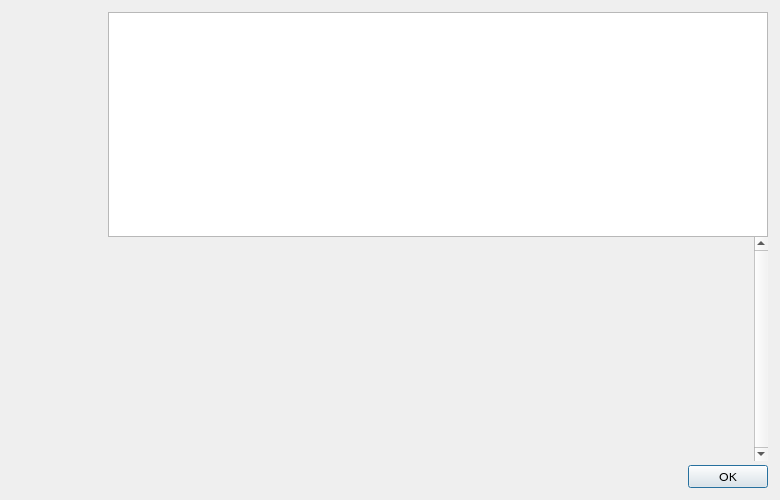
<?xml version="1.0" encoding="UTF-8"?>
<ui version="4.0">
 <class>HelpMessageDialog</class>
 <widget class="QDialog" name="HelpMessageDialog">
  <property name="geometry">
   <rect>
    <x>0</x>
    <y>0</y>
    <width>780</width>
    <height>500</height>
   </rect>
  </property>
  <property name="maximumSize">
   <size>
    <width>16777215</width>
    <height>500</height>
   </size>
  </property>
  <property name="font">
   <font>
    <family>Lato</family>
   </font>
  </property>
  <layout class="QHBoxLayout" name="horizontalLayout_2">
   <property name="spacing">
    <number>0</number>
   </property>
   <property name="leftMargin">
    <number>12</number>
   </property>
   <property name="topMargin">
    <number>12</number>
   </property>
   <property name="rightMargin">
    <number>12</number>
   </property>
   <property name="bottomMargin">
    <number>12</number>
   </property>
   <item>
    <layout class="QVBoxLayout" name="verticalLayoutLogo" stretch="0">
     <property name="leftMargin">
      <number>0</number>
     </property>
     <property name="topMargin">
      <number>0</number>
     </property>
     <property name="rightMargin">
      <number>0</number>
     </property>
     <item>
      <widget class="QLabel" name="aboutLogo">
       <property name="sizePolicy">
        <sizepolicy hsizetype="Preferred" vsizetype="Ignored">
         <horstretch>0</horstretch>
         <verstretch>0</verstretch>
        </sizepolicy>
       </property>
       <property name="minimumSize">
        <size>
         <width>96</width>
         <height>464</height>
        </size>
       </property>
       <property name="maximumSize">
        <size>
         <width>96</width>
         <height>564</height>
        </size>
       </property>
       <property name="baseSize">
        <size>
         <width>96</width>
         <height>564</height>
        </size>
       </property>
       <property name="autoFillBackground">
        <bool>false</bool>
       </property>
       <property name="pixmap">
        <pixmap resource="../absolute.qrc">:/images/drkblue/about</pixmap>
       </property>
       <property name="scaledContents">
        <bool>false</bool>
       </property>
       <property name="alignment">
        <set>Qt::AlignLeading|Qt::AlignLeft|Qt::AlignTop</set>
       </property>
      </widget>
     </item>
    </layout>
   </item>
   <item>
    <layout class="QVBoxLayout" name="verticalLayout">
     <item>
      <widget class="QTextEdit" name="helpMessage">
       <property name="readOnly">
        <bool>true</bool>
       </property>
      </widget>
     </item>
     <item>
      <widget class="QScrollArea" name="scrollArea">
       <property name="frameShape">
        <enum>QFrame::NoFrame</enum>
       </property>
       <property name="verticalScrollBarPolicy">
        <enum>Qt::ScrollBarAlwaysOn</enum>
       </property>
       <property name="widgetResizable">
        <bool>true</bool>
       </property>
       <widget class="QWidget" name="scrollAreaWidgetContents">
        <property name="geometry">
         <rect>
          <x>0</x>
          <y>0</y>
          <width>630</width>
          <height>201</height>
         </rect>
        </property>
        <layout class="QVBoxLayout" name="verticalLayout_2">
         <item>
          <widget class="QLabel" name="aboutMessage">
           <property name="cursor">
            <cursorShape>IBeamCursor</cursorShape>
           </property>
           <property name="textFormat">
            <enum>Qt::PlainText</enum>
           </property>
           <property name="alignment">
            <set>Qt::AlignLeading|Qt::AlignLeft|Qt::AlignTop</set>
           </property>
           <property name="openExternalLinks">
            <bool>true</bool>
           </property>
           <property name="textInteractionFlags">
            <set>Qt::LinksAccessibleByMouse|Qt::TextSelectableByKeyboard|Qt::TextSelectableByMouse</set>
           </property>
          </widget>
         </item>
        </layout>
       </widget>
      </widget>
     </item>
     <item>
      <spacer name="verticalSpacer">
       <property name="orientation">
        <enum>Qt::Vertical</enum>
       </property>
       <property name="sizeType">
        <enum>QSizePolicy::Fixed</enum>
       </property>
       <property name="sizeHint" stdset="0">
        <size>
         <width>4</width>
         <height>4</height>
        </size>
       </property>
      </spacer>
     </item>
     <item>
      <widget class="QDialogButtonBox" name="okButton">
       <property name="orientation">
        <enum>Qt::Horizontal</enum>
       </property>
       <property name="standardButtons">
        <set>QDialogButtonBox::Ok</set>
       </property>
      </widget>
     </item>
    </layout>
   </item>
  </layout>
 </widget>
 <resources>
  <include location="../absolute.qrc"/>
 </resources>
 <connections>
  <connection>
   <sender>okButton</sender>
   <signal>accepted()</signal>
   <receiver>HelpMessageDialog</receiver>
   <slot>accept()</slot>
   <hints>
    <hint type="sourcelabel">
     <x>20</x>
     <y>20</y>
    </hint>
    <hint type="destinationlabel">
     <x>20</x>
     <y>20</y>
    </hint>
   </hints>
  </connection>
  <connection>
   <sender>okButton</sender>
   <signal>rejected()</signal>
   <receiver>HelpMessageDialog</receiver>
   <slot>reject()</slot>
   <hints>
    <hint type="sourcelabel">
     <x>20</x>
     <y>20</y>
    </hint>
    <hint type="destinationlabel">
     <x>20</x>
     <y>20</y>
    </hint>
   </hints>
  </connection>
 </connections>
</ui>
